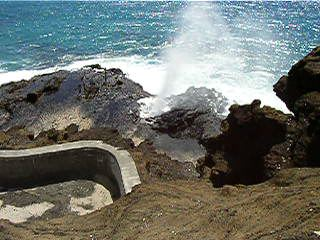
#> input picture Activity7_BasicManipulations/TestImages/Blowhole013.jpg, 320 x 240 px, given in place of beachBahamas.jpg, which was not available
$ python milestone2.py
#> lines starting #> are read from the running program, lines starting #| are printed output that depends on the picture; pictures that were not available may be replaced by others from this repository, and a replacement may not be noted
# This script blend two images and the user can change the weighting values by pressing different keys
import cv2
import numpy

image1 = cv2.imread("TestImages/beachBahamas.jpg")
#> image1 is the input picture: shape (240, 320, 3); mean B, G, R 107.7, 113.1, 108.1
image2 = cv2.imread("TestImages/fallWoods.jpg")
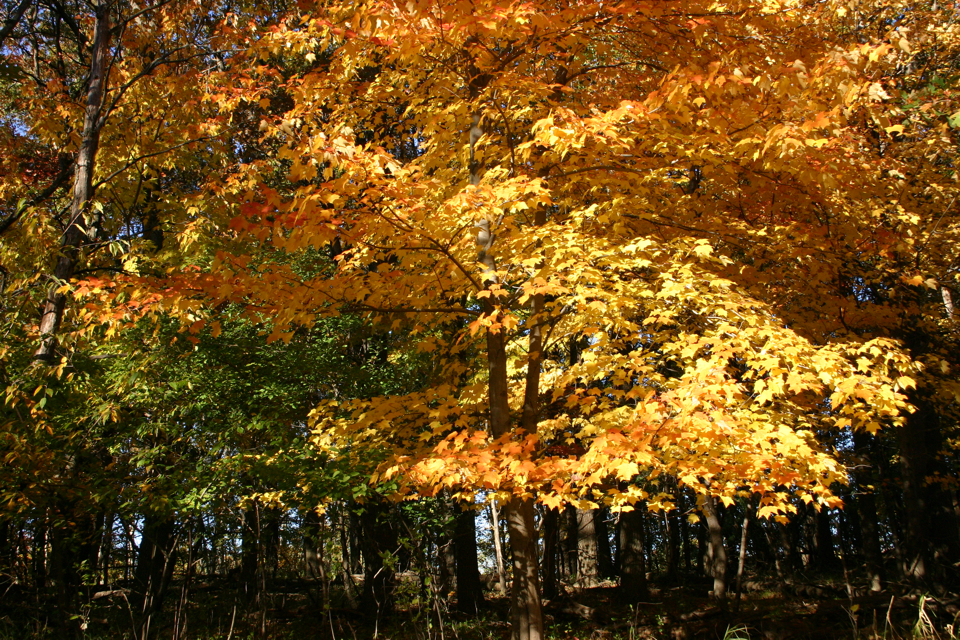
#> input picture Activity7_BasicManipulations/TestImages/fallWoods.jpg, 960 x 640 px
#> image2 is the input picture: shape (640, 960, 3); mean B, G, R 21.6, 73.5, 106.9
height, width = image1.shape[:2]
#> height = 240; width = 320
img2 = cv2.resize(image2, (width, height))
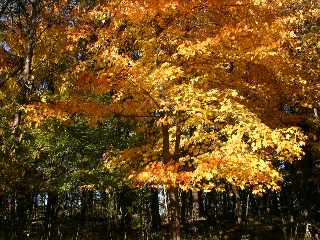
#> img2: shape (240, 320, 3); mean B, G, R 21.6, 73.5, 106.9
x = cv2.waitKey(10)
#> (key Esc is pressed here)
char = chr(x & 0xFF)
scale1 = 0.5
scale2 = 0.5
newImage = cv2.addWeighted(image1, scale1, img2, scale2, 0)
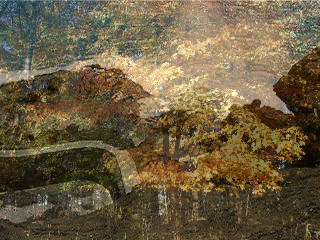
#> newImage: shape (240, 320, 3); mean B, G, R 64.7, 93.3, 107.5
cv2.imshow("new", newImage)

while char != 'q':
    x = cv2.waitKey(10)
#> (key Esc is pressed here)
    char = chr(x & 0xFF)
    if char == 'w':
        scale1 += 0.1
        scale2 -= 0.1
    if char == 's':
        scale1 -= 0.1
        scale2 += 0.1
    if scale1 <= 1.0 and scale2 <= 1.0:
        newImage = cv2.addWeighted(image1, scale1, img2, scale2, 0)

    cv2.imshow("new", newImage)

cv2.destroyAllWindows()
